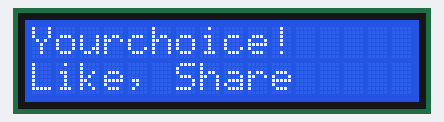
Bench run of a sketch on a simulated Arduino Uno, built with avr-gcc and run on an emulated ATmega328P. On the bench: 16×2 character LCD.

Above: at 0.1 s.
At 6.2 s:
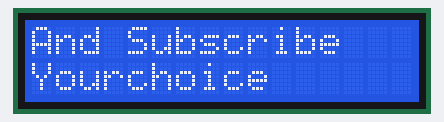
At 12.2 s:
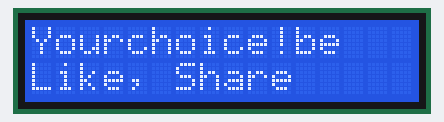

Measured:
- what the display in image 1 shows lasts 6.0 s, from 6.1 s to 12.1 s

The sketch:

LCD_display_Arduino.ino
```cpp
/* Nikhil kadiyala */
/*Import the following Libraries*/
#include <Wire.h>
#include <LiquidCrystal_I2C.h>
//I2C pins declaration
LiquidCrystal_I2C lcd(0x27, 16, 2);
void setup()
{
lcd.init(); // Initialise the lcd

lcd.backlight();//To Power ON the back light

//lcd.backlight();// To Power OFF the back light
}
void loop()
{
//Write your code
lcd.setCursor(0, 0);  // setting the cursor to zero
lcd.print("Yourchoice!");

lcd.setCursor(0,1); //Defining positon to write from first row,first column .
lcd.print("Like, Share"); //You can write 16 Characters per line .
delay(6000);

lcd.clear(); // Clear the previous lcd display
lcd.setCursor(0, 0);
lcd.print("And Subscribe");

lcd.setCursor(0, 1);
lcd.print("Yourchoice");
delay(6000);


}
```
